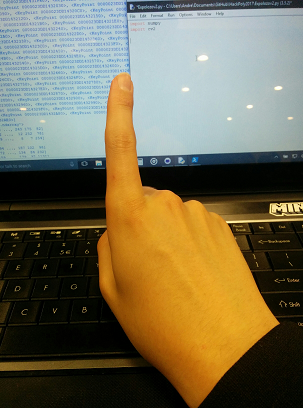
#> input picture one-c.PNG, 303 x 408 px
$ python Expolozov2.py
#> lines starting #> are read from the running program, lines starting #| are printed output that depends on the picture
import numpy
import cv2
from matplotlib import pyplot as plt

img1 = cv2.imread('one-c.PNG', 0)
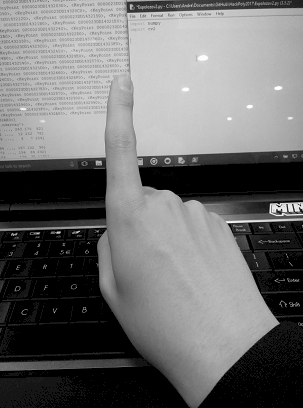
#> img1: shape (408, 303); min 0, max 255, mean 108.9
print(type(img1))
#| <class 'numpy.ndarray'>
img2 = cv2.imread('test-fist-gesture3.jpg', 0)
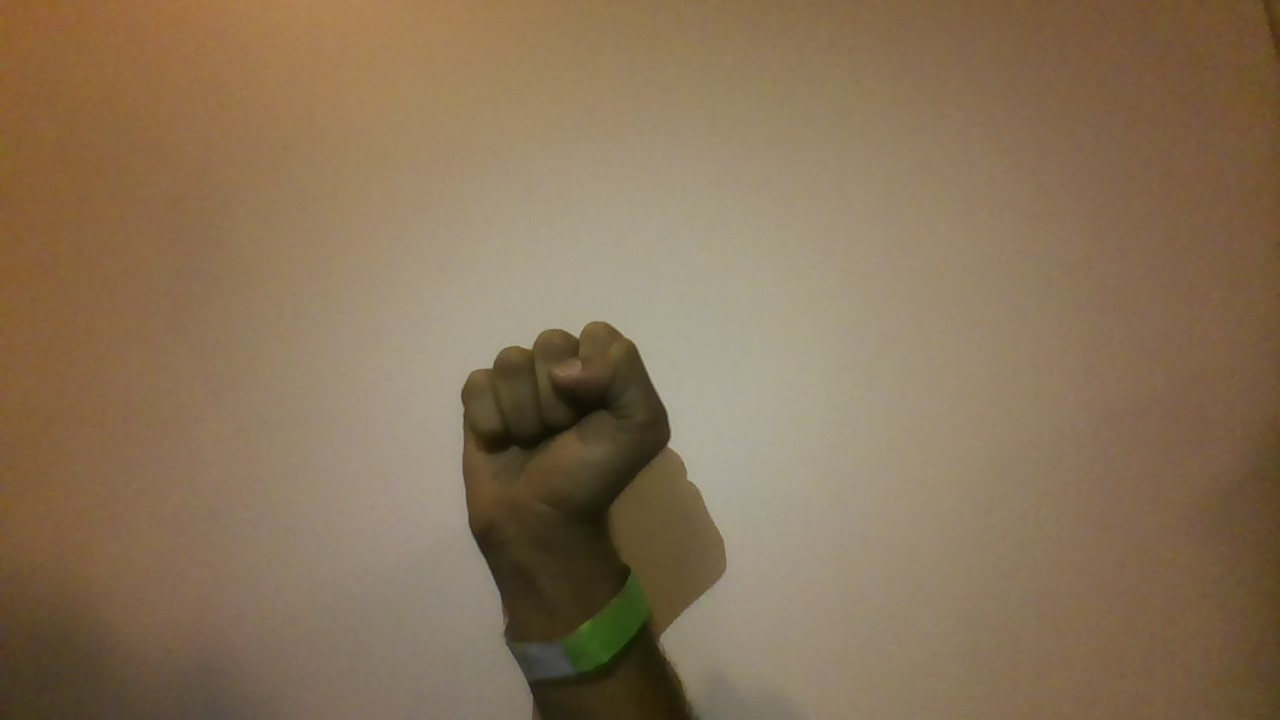
#> input picture test-fist-gesture3.jpg, 1280 x 720 px
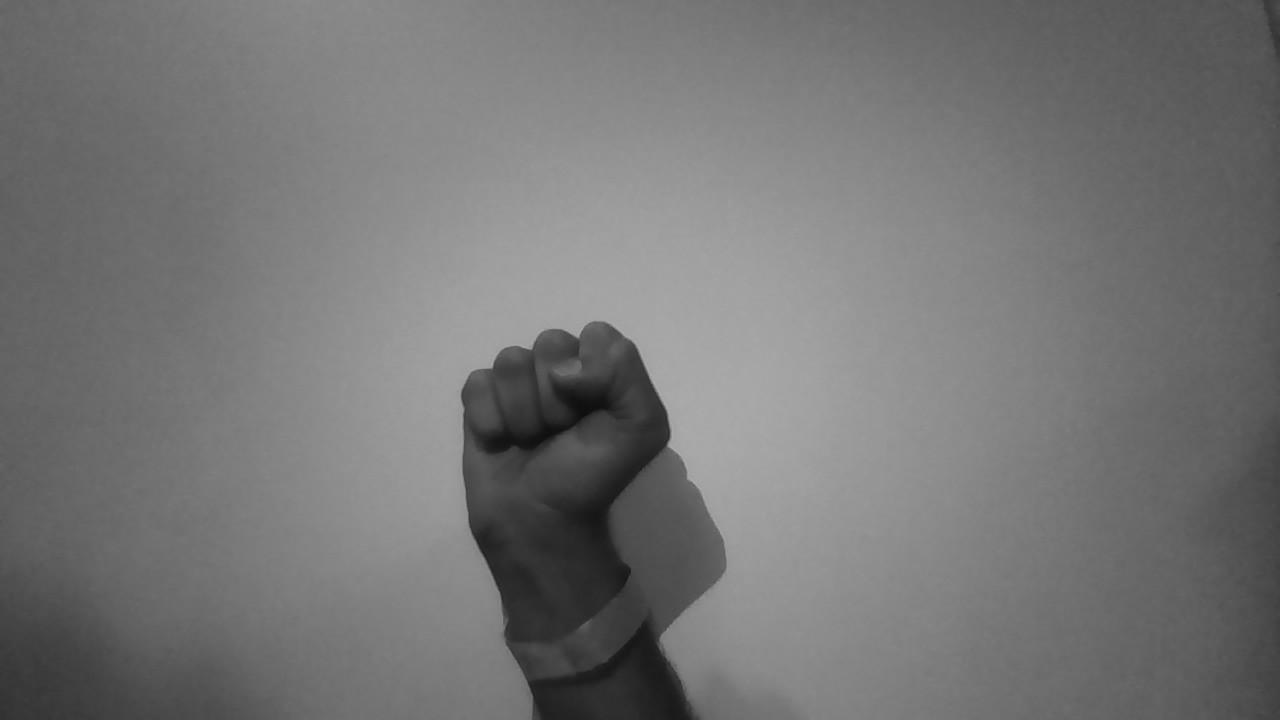
#> img2: shape (720, 1280); min 13, max 176, mean 117.6

orb = cv2.ORB_create()

kp1 = orb.detect(img1,None)
#> kp1 = 437 keypoints; strongest (x, y, size): (229, 224, 31), (59, 232, 31), (270, 204, 31), (229, 225, 44.6)
kp1, des1 = orb.compute(img1, kp1)

kp2 = orb.detect(img2, None)
#> kp2 = 101 keypoints; strongest (x, y, size): (670, 445, 44.6), (577, 336, 37.2), (491, 366, 37.2), (577, 335, 53.6)
kp2, des2 = orb.compute(img2, kp2)

bf = cv2.BFMatcher(cv2.NORM_HAMMING, crossCheck=True)
matches = bf.match(des1, des2)
#> matches = 41 matches

img3 = cv2.drawMatches(img1, kp1, img2, kp2, matches, None, flags=0)
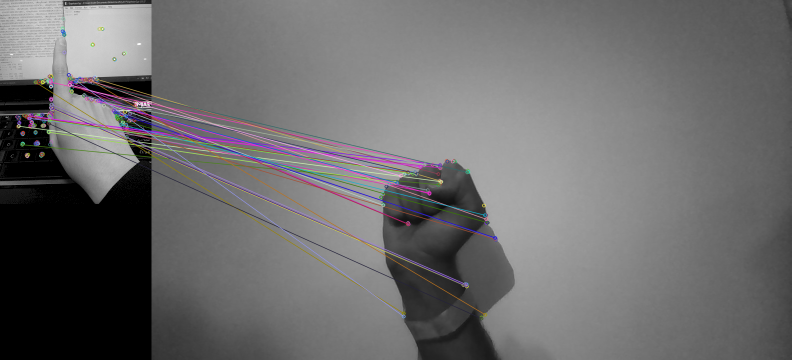
#> img3: shape (720, 1583, 3) (shown at 1/2 size); mean of channels 0, 1, 2 107.9, 107.1, 108.1; drawn as B, G, R
#img4 = cv2.drawKeypoints(img1, kp1, None, color=(0,255,0), flags=0)
#plt.imshow(img2),plt.show()
img3 = cv2.resize(img3, (800,600))
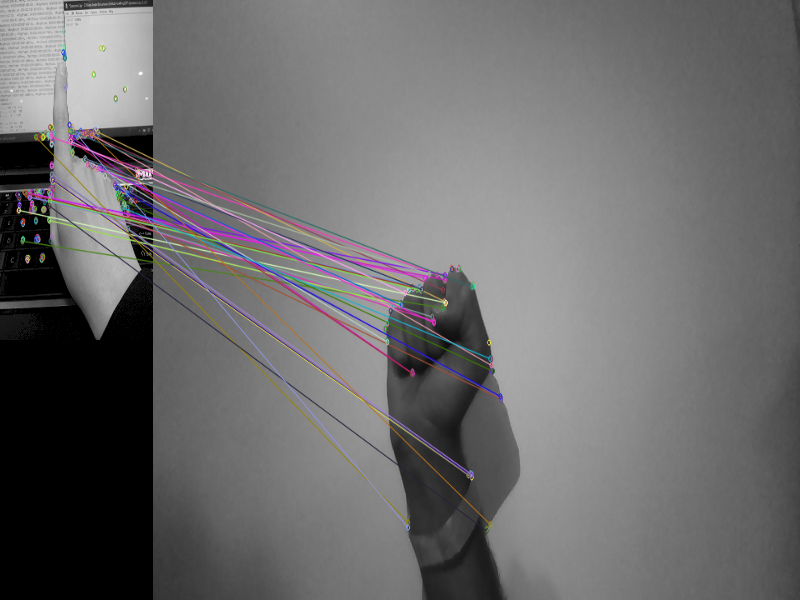
#> img3: shape (600, 800, 3); mean of channels 0, 1, 2 107.9, 107.1, 108; drawn as B, G, R
cv2.imshow('img3',img3)
print(type(img1))
#| <class 'numpy.ndarray'>

print(len(des1))
#| 437
print(len(des2))
#| 101
print(len(matches))
#| 41

# [5 lines of commented-out code are left out]
